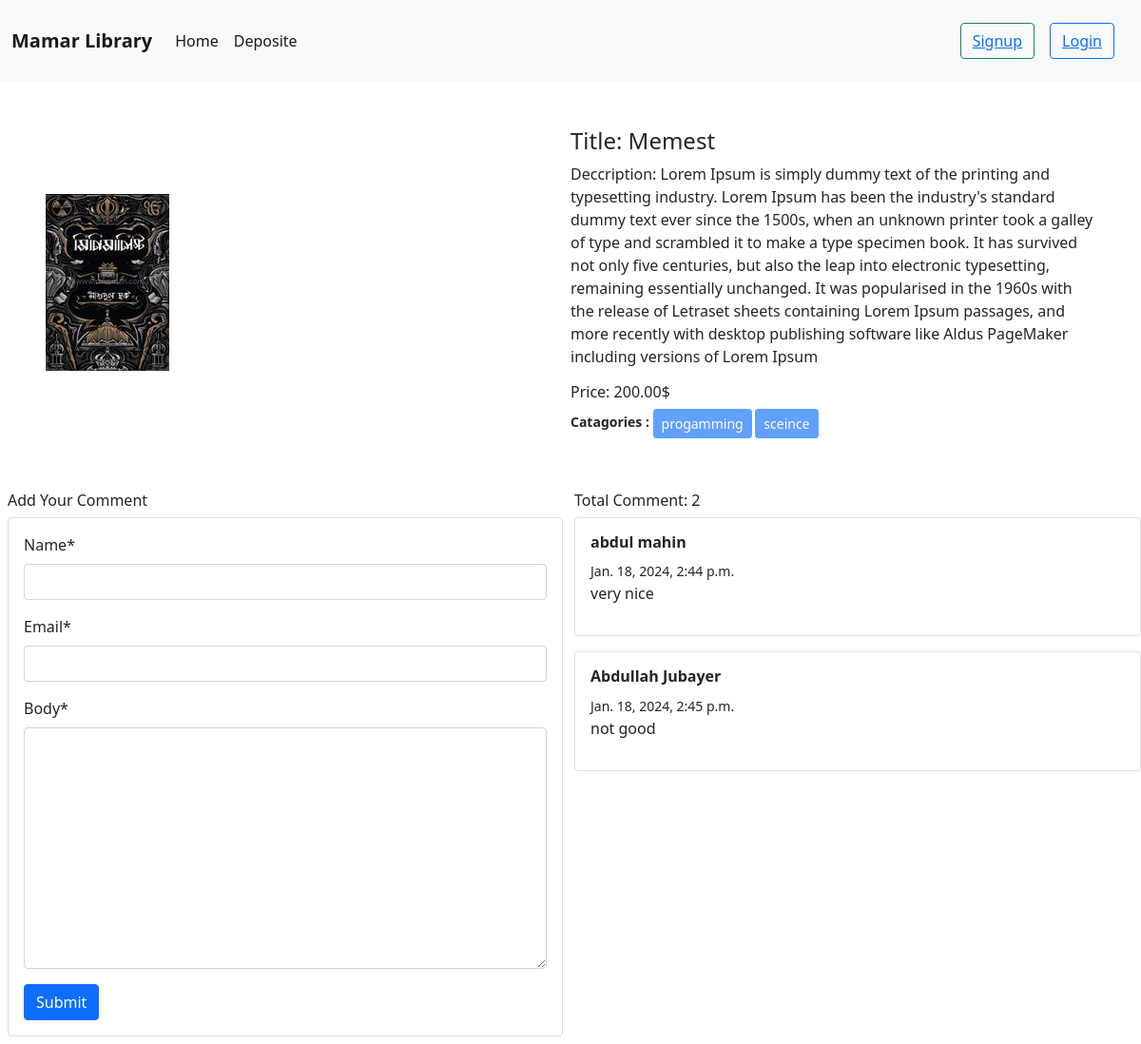
Screenshot of /book/detail/1/ with the database file from the repository.
### books/models.py (models this page shows, shortened)
class BookModel(models.Model):
    image = models.ImageField(upload_to ='books/media/uploads/',blank=True, null=True)
    title = models.CharField(max_length=300)
    description = models.TextField()
    catagory = models.ManyToManyField(CategorysModel)
    borrowprice = models.DecimalField(max_digits=8,decimal_places=2)

class Comment(models.Model):
    post = models.ForeignKey(BookModel,on_delete=models.CASCADE,related_name='comments')
    name = models.CharField(max_length=50)
    email = models.EmailField()
    body = models.TextField()
    created_on = models.DateTimeField(auto_now_add = True)

### categorys/models.py (models this page shows, shortened)
class CategorysModel(models.Model):
    name = models.CharField(max_length=80)
    slug = models.SlugField(max_length=100,unique=True,null=True, blank=True)

### books/views.py (the view, shortened to what this page needs)
# urls.py: path('detail/<int:id>/', views.DetailsBookView.as_view() , name = 'detail_book'),
class DetailsBookView(DetailView):
    model = models.BookModel
    template_name = 'detail_book.html'
    pk_url_kwarg = 'id'
    context_object_name = 'book'
    def get_context_data(self, **kwargs):
        context = super().get_context_data(**kwargs)
        post = self.object
        comments = post.comments.all()
        comment_form = forms.CommentForm()
        context['comments'] = comments
        context['comment_form'] = comment_form
        return context

### books/forms.py
class CommentForm(forms.ModelForm):
    class Meta:
        model = Comment
        fields = ['name','email','body']

### books/templates/detail_book.html (shortened to what this page needs)
{% extends "base.html" %}
{%load crispy_forms_tags %}
{% block content %}
<div class="d-flex justify-content-center align-items-center">
  <div class="ms-5 mt-5 mb-5 w-50">
      <img src="{{book.image.url}}" alt=""  alt="..." style="" >
  </div>
  <div class="me-5 mt-5 mb-5 w-50">
      <h4>Title: {{book.title}}</h4>
      <p>Deccription: {{book.description}}</p>
      <h6>Price: {{book.borrowprice}}$</h6>
        <small ><strong>Catagories :
          {% for i in book.catagory.all %}
              <button class="btn btn-primary btn-sm " disabled>{{i.name}}</button>
          {% endfor %}
        </strong></small>
  </div>
 </div>
 <div class="d-flex">
  <div class="p-2 " style="width: 50%;">
      <h6> Add Your Comment</h6>
      <div class="card">
          <div class="card-body">
              <form style= "" method = 'post' enctype="multipart/form-data">
              {{comment_form|crispy}}
              <button class='btn btn-primary'> Submit</button>
            </form>
          </div>
        </div>
  </div>
  <div class="pt-2 ps-1" style="width: 50%;">
      <h6> Total Comment: {{comments|length}}</h6>
      {% for com in comments %}
      <div class="card mb-3">
          <div class="card-body">
              <h6><strong>{{com.name}}</strong></h6>
              <small> {{com.created_on}} </small>
              <p>{{com.body}}</p>
          </div>
      </div>
      {% endfor %}
  </div>
{% endblock %}

### rows the page displays
BookModel: image (picture), title "Memest", description "Lorem Ipsum is simply dummy text of the printing and typesetting industry. Lorem Ipsum has been the industry's standard dummy text ever since the 1500s, when an unknown printer took a galley of type and scrambled it to make a type specimen book. It has survived not only five centuries, but also the leap into electronic typesetting, remaining essentially unchanged. It was popularised in the 1960s with the release of Letraset sheets containing Lorem Ipsum passages, and more recently with desktop publishing software like Aldus PageMaker including versions of Lorem Ipsum", borrowprice "200.00"
CategorysModel: name "progamming"
CategorysModel: name "sceince"
Comment: name "abdul mahin", created_on "Jan. 18, 2024, 2:44 p.m.", body "very nice"
Comment: name "Abdullah Jubayer", created_on "Jan. 18, 2024, 2:45 p.m.", body "not good"

### other values shown
{{ comments|length }} "2"
